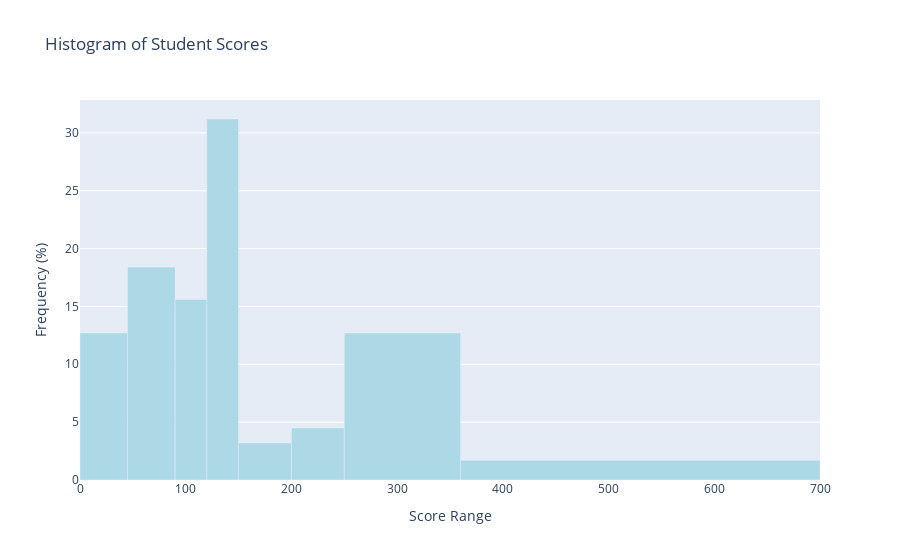

This figure's notebook cell:
### Code cell
import plotly.graph_objects as go
import pandas as pd
df = pd.read_csv("C:\\Users\\micha\\Downloads\\score data.csv")
# Calculate the cumulative frequency
df['Cumulative Frequency'] = df['Frequency'].cumsum().round(4)
# Extract the start and end of each score range to calculate the width of each bin
df['Start'], df['End'] = zip(*df['Score'].apply(lambda x: map(float, x.split('-'))))
df['Width'] = df['End'] - df['Start']

# Create the histogram-like representation with varying bar widths
fig = go.Figure(data=[
    go.Bar(
        x=df['Start'] + df['Width'] / 2,  # Center the bars based on their width
        y=df['Frequency'],
        width=df['Width'],
        customdata = df['Score'],
        text=df["Cumulative Frequency"],
        marker=dict(color='lightblue')
    )
])
hover_template = (
    "Score range: %{customdata}<br>"
    "Cumulative Frequency: %{text}<br>"
)
fig.update_layout(
    # hoverinfo = 'text',
    # hovertemplate = hover_template,
    # textposition = "none",
    title='Histogram of Student Scores',
    xaxis_title='Score Range',
    yaxis_title='Frequency (%)',
    #hovermode='x unified'
)
fig.update_traces(
    hovertemplate = hover_template,
    textposition = "none"
)
# Update the layout of the figure


fig.show()

### Figure 1 — Plotly figure (JSON) as saved in the notebook; plotly's stock layout.template omitted (floating-point values rounded to 4 significant figures)
{"data": [{"customdata": ["0-45.0", "45.0-90.0", "90.0-120.0", "120.0-150.0", "150.0-200.0", "200.0-250.0", "250.0-360.0", "360.0-700.0"], "hovertemplate": "Score range: %{customdata}<br>Cumulative Frequency: %{text}<br>", "marker": {"color": "lightblue"}, "text": [12.7, 31.1, 46.7, 77.9, 81.1, 85.6, 98.3, 100], "textposition": "none", "type": "bar", "width": [45, 45, 30, 30, 50, 50, 110, 340], "x": [22.5, 67.5, 105, 135, 175, 225, 305, 530], "y": [12.7, 18.4, 15.6, 31.2, 3.2, 4.5, 12.7, 1.7]}], "layout": {"title": {"text": "Histogram of Student Scores"}, "xaxis": {"title": {"text": "Score Range"}}, "yaxis": {"title": {"text": "Frequency (%)"}}}}
